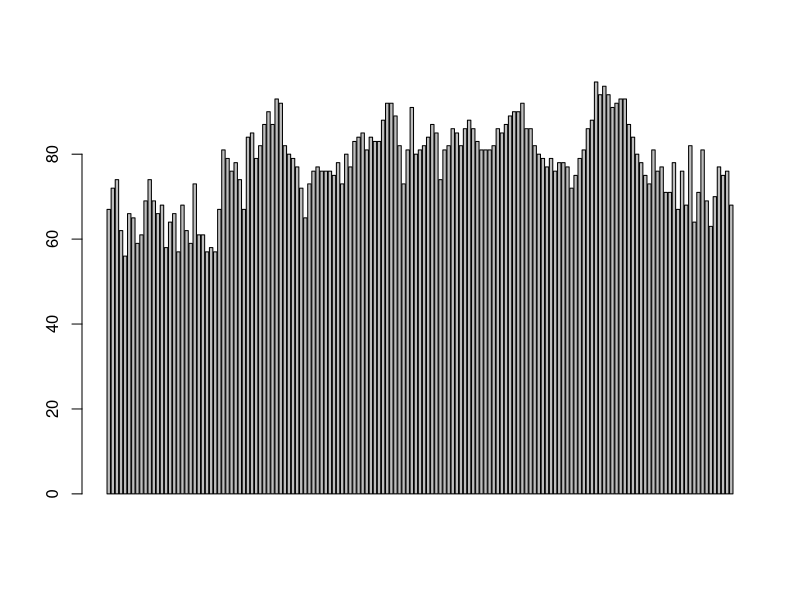
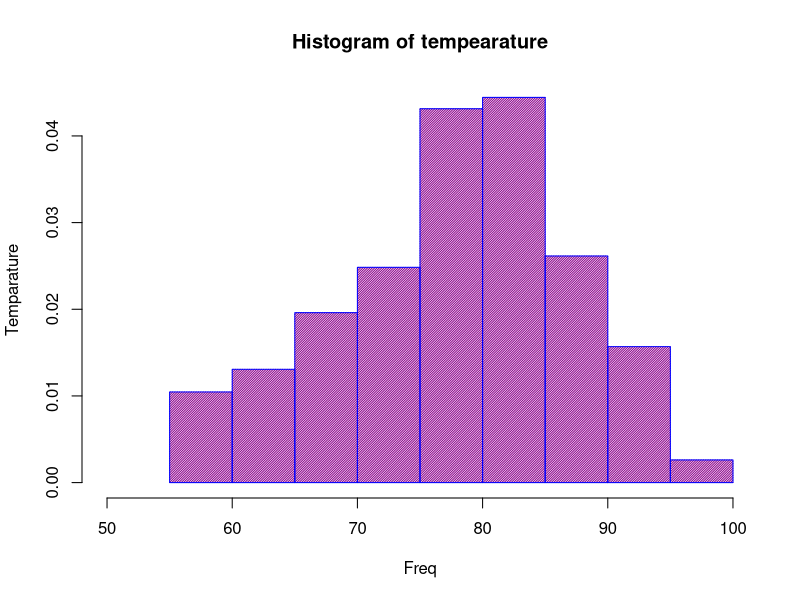
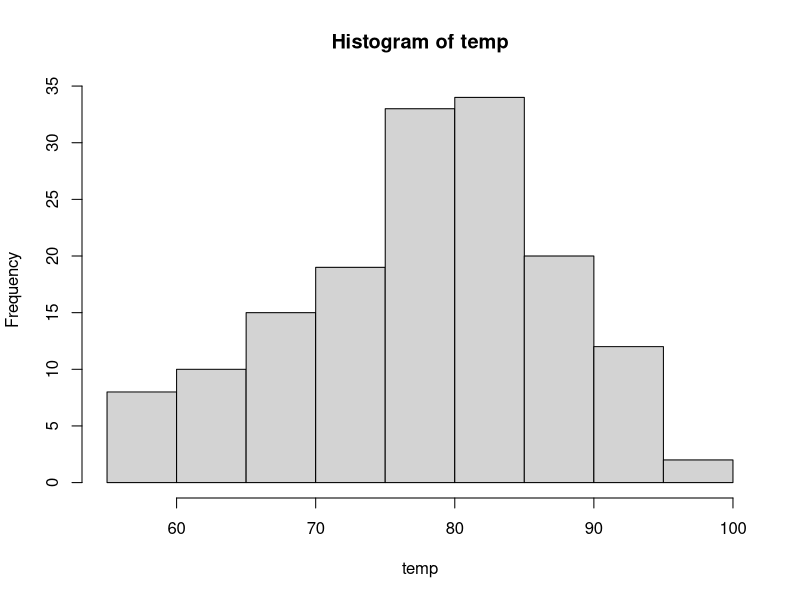
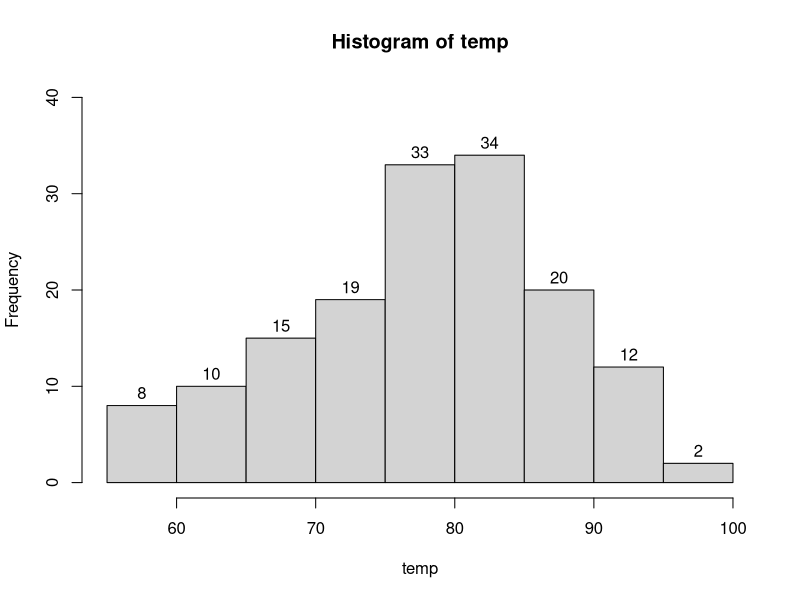
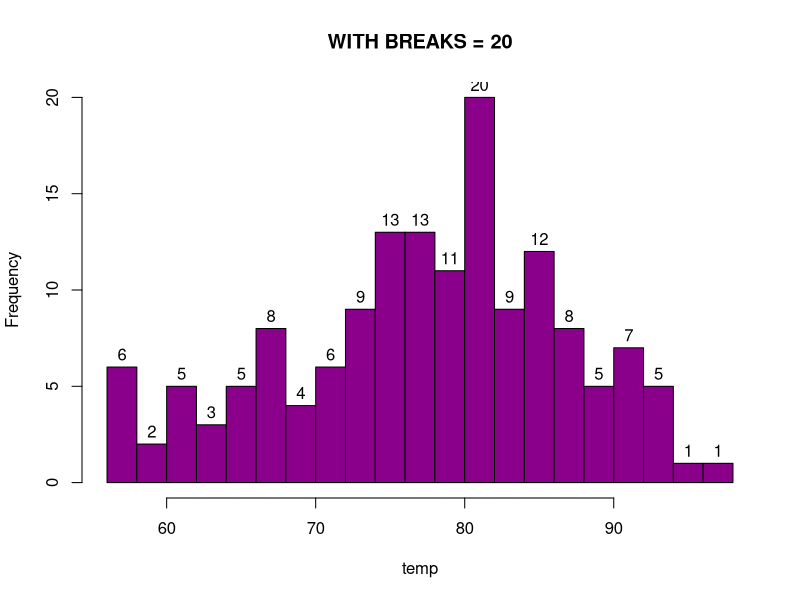
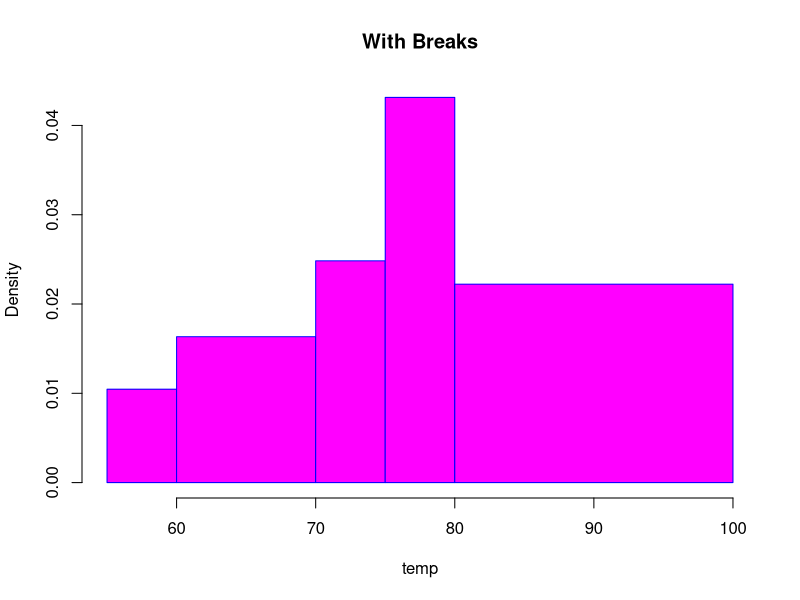
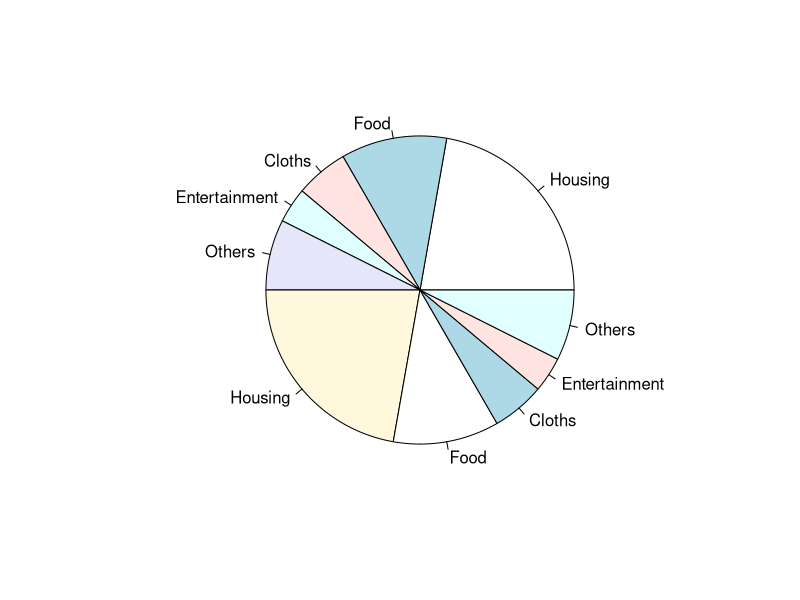
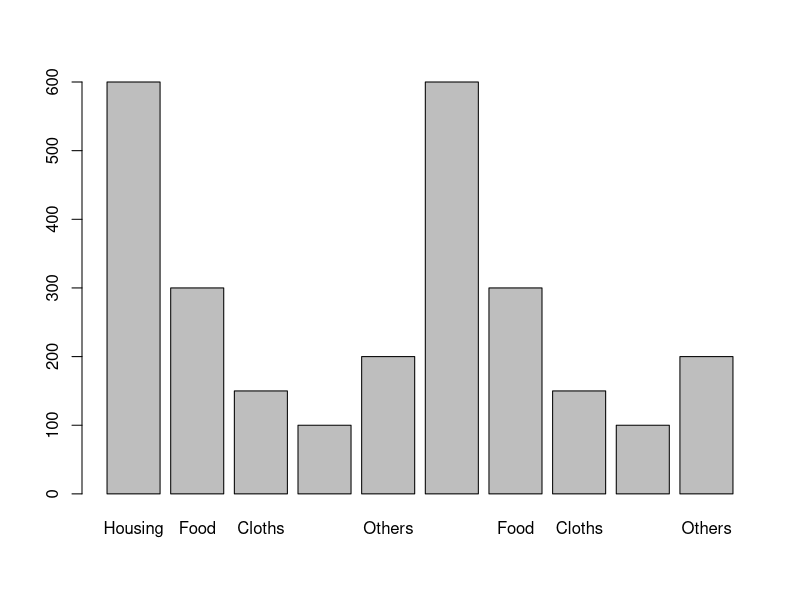

Here is the R script that generated these plots, in order: (Note: this script raises an error after producing the figures.)
# HISTOGRAM 
# hist() is used to create a histogram 
# built in dataset names airquality which has daily air quality measurements in new york

airquality
str(airquality)
class(airquality)
names(airquality)
typeof(airquality)
# NA is Not Available 
temp = airquality$Temp  #Use dollar access method for vector method and plots
temp
barplot(temp)
hist(temp, density = 60, border = "blue", col = "darkmagenta", main = "Histogram of tempearature", xlab = "Freq", ylab = "Temparature", xlim = c(50,100), freq = FALSE)
# freq = FALSE when we want probability distribution 
# Difference b/w prob dist and normal dist is prob ranges from 0 to 1
h = hist(temp)
h
h = hist(temp, ylim = c(0,40))
text(h$mids,h$counts, labels = h$counts,adj = c(0.5,-0.5))

y = hist(temp, breaks = 20, main = "WITH BREAKS = 20", col = "darkmagenta")
text(y$mids,y$counts, labels = y$counts,adj = c(0.5,-0.5))

y = hist(temp, breaks = c(55,60,70,75,80,100),main = "With Breaks", border = "Blue", col = "magenta")

# BARPLOT() is fpr vector, matrix, Arrays
# HIST() is for Numeric Vector

# *********** PIE CHART  pie()
exp = c("Housing"=600, "Food"=300, "Cloths"= 150, "Entertainment"=100, "Others"=200,"Housing"=600, "Food"=300, "Cloths"= 150, "Entertainment"=100, "Others"=200)
exp
pie(exp)
barplot(exp)
hist(exp)
pie(exp, clockwise = T, main = "PIE CHART", border = "Brown", labels = as.character(exp), col = c("Orange", "Green", "Blue", "darkmagenta", "Yellow"))


# BOX PLOT boxplot()  used in numeric vector and help us to identify the outliers in data set 
airquality
names(airquality)
b = airquality$Ozone
b
boxplot(b)
mean(airquality$Ozone)
median(airquality$Ozone)
boxplot(b, horizontal = T, main = "BoxPlot", notch = T, border = "brown", col = "orange")
# notch = TRUE is for keeping a notch near the median 
box = boxplot(b, horizontal = T, main = "BoxPlot", notch = T, border = "brown", col = "orange")
box
temp = airquality$Temp
ozone = airquality$Ozone
boxplot(temp, ozone, horizontal = T)
ozone_norm = rnorm(200, mean = mean(ozone, na.rm = T), sd = sd(ozone, na.rm = T))
ozone_norm        
mean(c(1,2,3,4,NA))
mean(c(1,2,3,4))
temp_norm = rnorm(200, mean = mean(temp, na.rm = T), sd = sd(temp, na.rm = T))
temp_norm
mean(c(1,2,3,4,NA), na.rm = T)
boxplot(temp_norm, temp, ozone_norm, ozone, horizontal = T, col = "orange", border = "Red")

#na.rm is used to remove the NA from the data and useful to calculate the correct measures like mean and median 

boxplot(temp_norm, temp, ozone_norm, ozone, horizontal = T, main = "BOX PLOT FOR COMPARISION", col = (c("orange", "Red")), at = c(1,2,4,5), notch = T, names = c( "normal","temp", "normal","ozone"), las = 2)
# las = 2 is because the labels are alligned in perpendicular manner

# BOX PLOT form formula
# To make the relation between two variants, use tilda symbol 

boxplot(Temp~Month, data = airquality, main = "Different box plots of each month", xlab = "Month Number", ylab = "Degree Farehnheit", col= "Orange", border = "Brown")


# STRIP CHART stripchart() for numeric vector or list of numeric vectors

airquality
s = airquality$Ozone
stripchart(s)
s = airquality$Temp
stripchart(s)
s = airquality$Ozone
stripchart(s, vertical = F, method = "jitter", pch = 1, col = "blue", main = "STRIP CHART")

#Multiple strip chart 

temp_norm
x = list("temp" = temp, "norm"=temp_norm)
x
stripchart(x, method = "jitter", pch = c(16,15), col = c("Orange", "red"))

#Stripchrt form formula 

stripchart(Temp~Month, data = airquality, pch=19, col = "red", group.names = c("May", "June", "July", "August", "Sep"), method = "jitter")


#PLOT plot()
plot(temp)
s = seq(-pi, pi, 0.1)
s
plot(s,sin(s), type = 'o', col = "red", pch = 16)
lines(s,cos(s), col = "blue", type = 'o', pch = 16)
legend("topleft", c("sin(x)", "cos(x)"), fill = c("red", "blue"))     


# par() has two parameters : mfrow, mfcol used for segregarting the screen for multiple plots
max.temp = c("Sun"=23, "Mon"=21, "Tue"=24, "Wed"=26, "Thu"=24, "Fri"=22, "Sat"= 28)
max.temp
pie(max.temp)
par(mfrow = c(1,2), barplot(max.temp, main = "BAR CHART"), pie(max.temp, main = "PIE CHART", radius = 1))

# by par fig functions, we can assign the space for the charts in screen 
# SUB PLOT
par(fig = c(0.1, 0.7, 0.3, 0.3))
plot(temp)

#3D Plots 
cone = function(x,y){
  sqrt((x) + (y))
}


